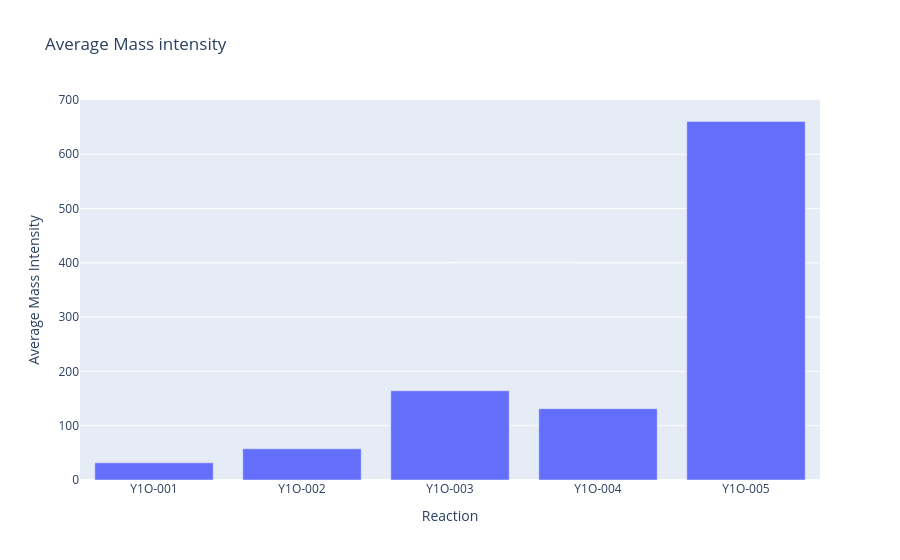
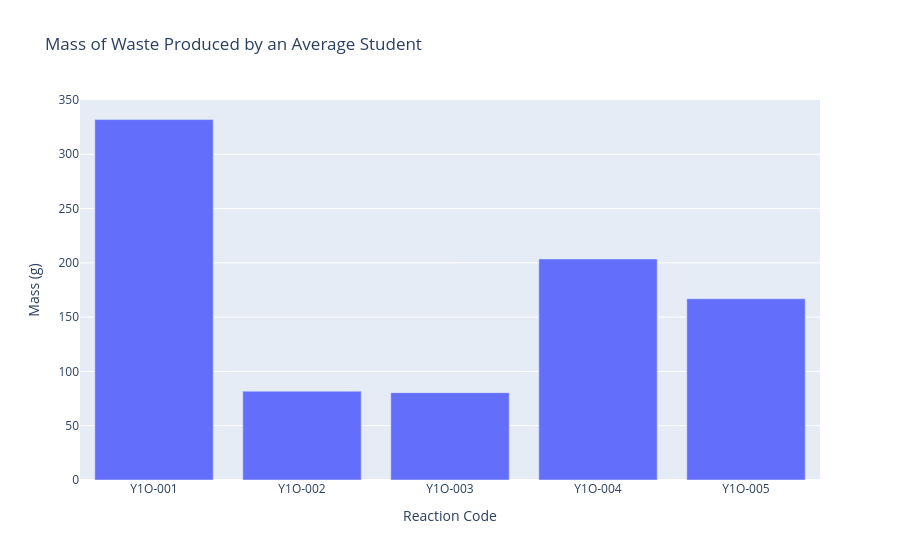
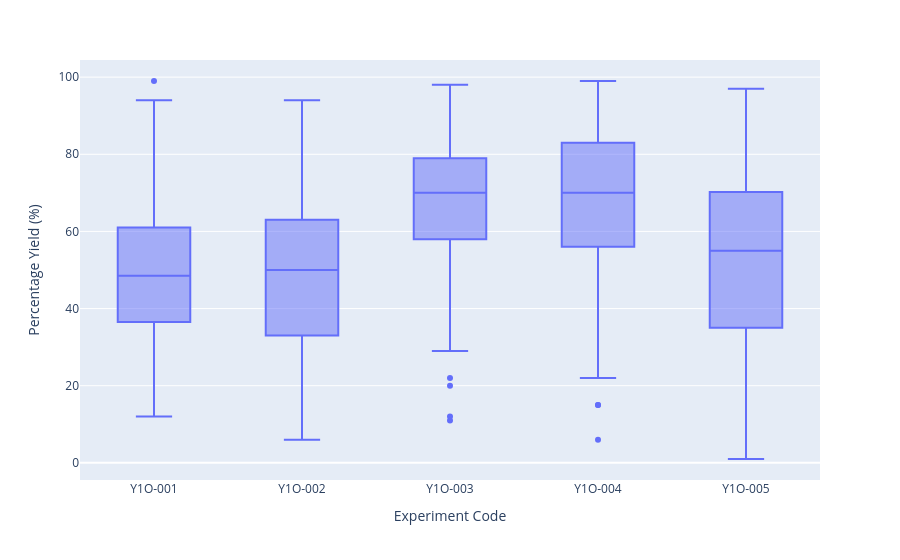
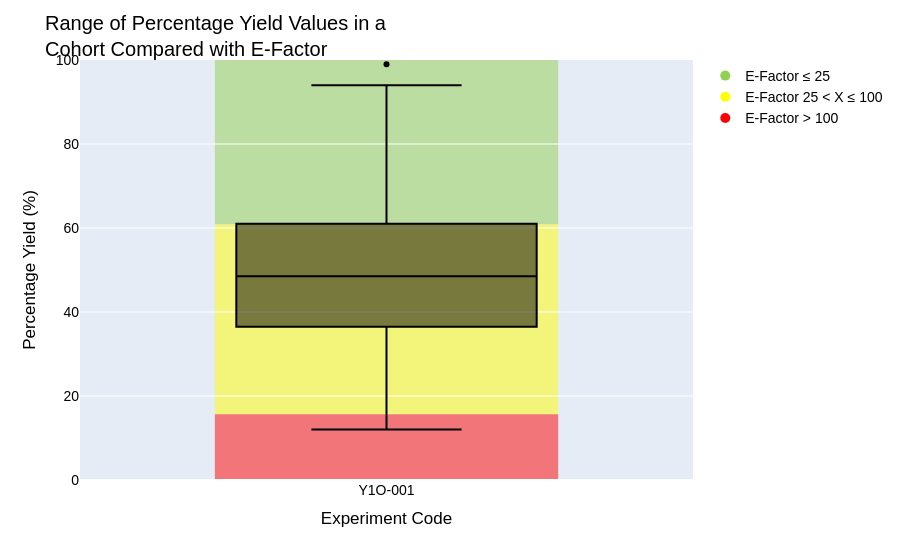

Notebook code cell kept with these figures, in order:
### Code cell
#this calls all of the functions to produce a csv file containing the metric data, and produce the graphs to visualise the data 
sustainability_metric_calc(df_yield_data, df_exp)

mass_intensity_plot = mass_int_plot(df_metrics)

mass_of_waste_student_plot = mass_of_waste_plot(df_metrics)

percentage_yield_plot = percentage_plot(df_yield_data)

e_factor_box(df_exp, df_yield_data) 

product_masses = range_product_mass(df_percent_range, df_exp)

df_sum_was = sum_waste_range_calculation(df_exp, df_yield_per_react)

df_e_factor_values = e_factor_range_calculations(df_sum_was_10x5, df_yield_per_react)

large_e_factor_graph = e_factor_val_graph(df_e_factor_values)

df_emy_values = emy_range_calculations(df_yield_per_react, df_exp)

emy_val_graph(df_emy_values)

df_me_values = me_range_calculations(df_yield_per_react, df_exp)

me_val_graph(df_me_values)

df_mi_values = mass_i_calculations(df_exp, df_yield_per_react)

mi_val_graph(df_mi_values)

### Figure 1 — Plotly figure (JSON) as saved in the notebook; plotly's stock layout.template omitted (floating-point values rounded to 4 significant figures)
{"data": [{"alignmentgroup": "True", "hovertemplate": "Reaction=%{x}<br>Average Mass Intensity=%{y}<extra></extra>", "legendgroup": "", "marker": {"color": "#636efa", "pattern": {"shape": ""}}, "name": "", "offsetgroup": "", "orientation": "v", "showlegend": false, "textposition": "auto", "type": "bar", "x": ["Y1O-001", "Y1O-002", "Y1O-003", "Y1O-004", "Y1O-005"], "xaxis": "x", "y": [31.56, 57.45, 164.3, 131.5, 660.5], "yaxis": "y"}], "layout": {"barmode": "relative", "legend": {"tracegroupgap": 0}, "title": {"text": "Average Mass intensity"}, "xaxis": {"anchor": "y", "domain": [0, 1], "title": {"text": "Reaction"}}, "yaxis": {"anchor": "x", "domain": [0, 1], "nticks": 14, "range": [0, 700], "title": {"text": "Average Mass Intensity"}}}}

### Figure 2 — Plotly figure (JSON) as saved in the notebook; plotly's stock layout.template omitted (floating-point values rounded to 4 significant figures)
{"data": [{"alignmentgroup": "True", "hovertemplate": "Reaction Code=%{x}<br>Mass (g)=%{y}<extra></extra>", "legendgroup": "", "marker": {"color": "#636efa", "pattern": {"shape": ""}}, "name": "", "offsetgroup": "", "orientation": "v", "showlegend": false, "textposition": "auto", "type": "bar", "x": ["Y1O-001", "Y1O-002", "Y1O-003", "Y1O-004", "Y1O-005"], "xaxis": "x", "y": [332.0, 81.82, 80.47, 203.6, 166.9], "yaxis": "y"}], "layout": {"barmode": "relative", "legend": {"tracegroupgap": 0}, "title": {"text": "Mass of Waste Produced by an Average Student"}, "xaxis": {"anchor": "y", "domain": [0, 1], "title": {"text": "Reaction Code"}}, "yaxis": {"anchor": "x", "domain": [0, 1], "nticks": 10, "range": [0, 350], "title": {"text": "Mass (g)"}}}}

### Figure 3 — Plotly figure (JSON) as saved in the notebook; plotly's stock layout.template omitted (floating-point values rounded to 4 significant figures; data arrays with more than 128 entries replaced by an {"elided": "..."} marker saying what was removed)
{"data": [{"alignmentgroup": "True", "hovertemplate": "Experiment Code=%{x}<br>Percentage Yield (%)=%{y}<extra></extra>", "legendgroup": "", "marker": {"color": "#636efa"}, "name": "", "notched": false, "offsetgroup": "", "orientation": "v", "showlegend": false, "type": "box", "x": {"elided": "792 str values"}, "x0": " ", "xaxis": "x", "y": {"elided": "792 int values"}, "y0": " ", "yaxis": "y"}], "layout": {"boxmode": "group", "legend": {"tracegroupgap": 0}, "margin": {"t": 60}, "xaxis": {"anchor": "y", "domain": [0, 1], "title": {"text": "Experiment Code"}}, "yaxis": {"anchor": "x", "domain": [0, 1], "title": {"text": "Percentage Yield (%)"}}}}

### Figure 4 — Plotly figure (JSON) as saved in the notebook; plotly's stock layout.template omitted (floating-point values rounded to 4 significant figures; data arrays with more than 128 entries replaced by an {"elided": "..."} marker saying what was removed)
{"data": [{"alignmentgroup": "True", "hovertemplate": "Experiment Code=%{x}<br>Percentage Yield (%)=%{y}<extra></extra>", "legendgroup": "", "marker": {"color": "black"}, "name": "", "notched": false, "offsetgroup": "", "orientation": "v", "showlegend": false, "type": "box", "x": {"elided": "160 str values"}, "x0": " ", "xaxis": "x", "y": {"elided": "160 int values"}, "y0": " ", "yaxis": "y"}, {"line": {"color": "red", "dash": "dash"}, "marker": {"color": "#92D050", "size": 10}, "mode": "markers", "name": "E-Factor ≤ 25 ", "type": "scatter", "x": [null], "y": [null]}, {"line": {"color": "red", "dash": "dash"}, "marker": {"color": "#FFFF00", "size": 10}, "mode": "markers", "name": "E-Factor 25 < X ≤ 100", "type": "scatter", "x": [null], "y": [null]}, {"line": {"color": "red", "dash": "dash"}, "marker": {"color": "#FF0000", "size": 10}, "mode": "markers", "name": "E-Factor > 100", "type": "scatter", "x": [null], "y": [null]}], "layout": {"boxmode": "group", "font": {"color": "black", "family": "Arial", "size": 14}, "legend": {"tracegroupgap": 0}, "margin": {"t": 60}, "shapes": [{"fillcolor": "#FFFF00", "layer": "below", "line": {"width": 0}, "opacity": 0.5, "type": "rect", "x0": -0.28, "x1": 0.28, "y0": 15.68, "y1": 60.9}, {"fillcolor": "#92D050", "layer": "below", "line": {"width": 0}, "opacity": 0.5, "type": "rect", "x0": -0.28, "x1": 0.28, "y0": 60.9, "y1": 100}, {"fillcolor": "#FF0000", "layer": "below", "line": {"width": 0}, "opacity": 0.5, "type": "rect", "x0": -0.28, "x1": 0.28, "y0": 0, "y1": 15.68}], "title": {"text": "Range of Percentage Yield Values in a<br>Cohort Compared with E-Factor"}, "xaxis": {"anchor": "y", "domain": [0, 1], "title": {"text": "Experiment Code"}}, "yaxis": {"anchor": "x", "domain": [0, 1], "range": [0, 100], "title": {"text": "Percentage Yield (%)"}}}}
